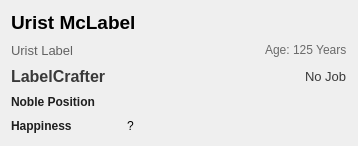
<?xml version="1.0" encoding="UTF-8"?>
<ui version="4.0">
 <class>DwarfDetailsWidget</class>
 <widget class="QWidget" name="DwarfDetailsWidget">
  <property name="geometry">
   <rect>
    <x>0</x>
    <y>0</y>
    <width>358</width>
    <height>146</height>
   </rect>
  </property>
  <property name="windowTitle">
   <string>Form</string>
  </property>
  <layout class="QVBoxLayout" name="vbox_main">
   <item>
    <layout class="QVBoxLayout" name="verticalLayout">
     <item>
      <widget class="QLabel" name="lbl_dwarf_name">
       <property name="font">
        <font>
         <family>Segoe UI</family>
         <pointsize>14</pointsize>
         <weight>75</weight>
         <bold>true</bold>
        </font>
       </property>
       <property name="text">
        <string>Urist McLabel</string>
       </property>
       <property name="wordWrap">
        <bool>true</bool>
       </property>
      </widget>
     </item>
     <item>
      <layout class="QHBoxLayout" name="horizontalLayout">
       <item>
        <widget class="QLabel" name="lbl_translated_name">
         <property name="minimumSize">
          <size>
           <width>245</width>
           <height>0</height>
          </size>
         </property>
         <property name="palette">
          <palette>
           <active>
            <colorrole role="WindowText">
             <brush brushstyle="SolidPattern">
              <color alpha="255">
               <red>98</red>
               <green>98</green>
               <blue>98</blue>
              </color>
             </brush>
            </colorrole>
           </active>
           <inactive>
            <colorrole role="WindowText">
             <brush brushstyle="SolidPattern">
              <color alpha="255">
               <red>98</red>
               <green>98</green>
               <blue>98</blue>
              </color>
             </brush>
            </colorrole>
           </inactive>
           <disabled>
            <colorrole role="WindowText">
             <brush brushstyle="SolidPattern">
              <color alpha="255">
               <red>120</red>
               <green>120</green>
               <blue>120</blue>
              </color>
             </brush>
            </colorrole>
           </disabled>
          </palette>
         </property>
         <property name="font">
          <font>
           <family>Segoe UI</family>
           <pointsize>10</pointsize>
           <weight>50</weight>
           <bold>false</bold>
          </font>
         </property>
         <property name="text">
          <string>Urist Label</string>
         </property>
         <property name="wordWrap">
          <bool>true</bool>
         </property>
         <property name="margin">
          <number>0</number>
         </property>
         <property name="indent">
          <number>0</number>
         </property>
        </widget>
       </item>
       <item>
        <spacer name="horizontalSpacer">
         <property name="orientation">
          <enum>Qt::Horizontal</enum>
         </property>
         <property name="sizeHint" stdset="0">
          <size>
           <width>40</width>
           <height>20</height>
          </size>
         </property>
        </spacer>
       </item>
       <item>
        <widget class="QLabel" name="lbl_age">
         <property name="palette">
          <palette>
           <active>
            <colorrole role="WindowText">
             <brush brushstyle="SolidPattern">
              <color alpha="255">
               <red>106</red>
               <green>106</green>
               <blue>106</blue>
              </color>
             </brush>
            </colorrole>
           </active>
           <inactive>
            <colorrole role="WindowText">
             <brush brushstyle="SolidPattern">
              <color alpha="255">
               <red>106</red>
               <green>106</green>
               <blue>106</blue>
              </color>
             </brush>
            </colorrole>
           </inactive>
           <disabled>
            <colorrole role="WindowText">
             <brush brushstyle="SolidPattern">
              <color alpha="255">
               <red>42</red>
               <green>42</green>
               <blue>42</blue>
              </color>
             </brush>
            </colorrole>
           </disabled>
          </palette>
         </property>
         <property name="text">
          <string>Age: 125 Years</string>
         </property>
        </widget>
       </item>
      </layout>
     </item>
     <item>
      <layout class="QHBoxLayout" name="horizontalLayout_3">
       <item>
        <widget class="QLabel" name="lbl_profession">
         <property name="palette">
          <palette>
           <active>
            <colorrole role="WindowText">
             <brush brushstyle="SolidPattern">
              <color alpha="255">
               <red>57</red>
               <green>57</green>
               <blue>57</blue>
              </color>
             </brush>
            </colorrole>
           </active>
           <inactive>
            <colorrole role="WindowText">
             <brush brushstyle="SolidPattern">
              <color alpha="255">
               <red>57</red>
               <green>57</green>
               <blue>57</blue>
              </color>
             </brush>
            </colorrole>
           </inactive>
           <disabled>
            <colorrole role="WindowText">
             <brush brushstyle="SolidPattern">
              <color alpha="255">
               <red>120</red>
               <green>120</green>
               <blue>120</blue>
              </color>
             </brush>
            </colorrole>
           </disabled>
          </palette>
         </property>
         <property name="font">
          <font>
           <family>Segoe UI</family>
           <pointsize>12</pointsize>
           <weight>75</weight>
           <bold>true</bold>
          </font>
         </property>
         <property name="text">
          <string>LabelCrafter</string>
         </property>
         <property name="wordWrap">
          <bool>false</bool>
         </property>
         <property name="margin">
          <number>0</number>
         </property>
         <property name="indent">
          <number>0</number>
         </property>
        </widget>
       </item>
       <item>
        <spacer name="horizontalSpacer_2">
         <property name="orientation">
          <enum>Qt::Horizontal</enum>
         </property>
         <property name="sizeHint" stdset="0">
          <size>
           <width>10</width>
           <height>20</height>
          </size>
         </property>
        </spacer>
       </item>
       <item>
        <widget class="QLabel" name="lbl_current_job">
         <property name="palette">
          <palette>
           <active>
            <colorrole role="WindowText">
             <brush brushstyle="SolidPattern">
              <color alpha="255">
               <red>57</red>
               <green>57</green>
               <blue>57</blue>
              </color>
             </brush>
            </colorrole>
           </active>
           <inactive>
            <colorrole role="WindowText">
             <brush brushstyle="SolidPattern">
              <color alpha="255">
               <red>57</red>
               <green>57</green>
               <blue>57</blue>
              </color>
             </brush>
            </colorrole>
           </inactive>
           <disabled>
            <colorrole role="WindowText">
             <brush brushstyle="SolidPattern">
              <color alpha="255">
               <red>120</red>
               <green>120</green>
               <blue>120</blue>
              </color>
             </brush>
            </colorrole>
           </disabled>
          </palette>
         </property>
         <property name="font">
          <font>
           <family>Segoe UI</family>
           <pointsize>10</pointsize>
           <weight>50</weight>
           <bold>false</bold>
          </font>
         </property>
         <property name="text">
          <string>No Job</string>
         </property>
         <property name="margin">
          <number>0</number>
         </property>
         <property name="indent">
          <number>0</number>
         </property>
        </widget>
       </item>
      </layout>
     </item>
     <item>
      <layout class="QHBoxLayout" name="horizontalLayout_4">
       <item>
        <widget class="QLabel" name="lbl_noble_position">
         <property name="maximumSize">
          <size>
           <width>110</width>
           <height>16777215</height>
          </size>
         </property>
         <property name="palette">
          <palette>
           <active>
            <colorrole role="WindowText">
             <brush brushstyle="SolidPattern">
              <color alpha="255">
               <red>30</red>
               <green>30</green>
               <blue>30</blue>
              </color>
             </brush>
            </colorrole>
           </active>
           <inactive>
            <colorrole role="WindowText">
             <brush brushstyle="SolidPattern">
              <color alpha="255">
               <red>30</red>
               <green>30</green>
               <blue>30</blue>
              </color>
             </brush>
            </colorrole>
           </inactive>
           <disabled>
            <colorrole role="WindowText">
             <brush brushstyle="SolidPattern">
              <color alpha="255">
               <red>42</red>
               <green>42</green>
               <blue>42</blue>
              </color>
             </brush>
            </colorrole>
           </disabled>
          </palette>
         </property>
         <property name="font">
          <font>
           <weight>75</weight>
           <bold>true</bold>
          </font>
         </property>
         <property name="text">
          <string>Noble Position</string>
         </property>
        </widget>
       </item>
       <item>
        <widget class="QLabel" name="lbl_noble">
         <property name="sizePolicy">
          <sizepolicy hsizetype="Preferred" vsizetype="Minimum">
           <horstretch>0</horstretch>
           <verstretch>0</verstretch>
          </sizepolicy>
         </property>
         <property name="palette">
          <palette>
           <active>
            <colorrole role="WindowText">
             <brush brushstyle="SolidPattern">
              <color alpha="255">
               <red>57</red>
               <green>57</green>
               <blue>57</blue>
              </color>
             </brush>
            </colorrole>
           </active>
           <inactive>
            <colorrole role="WindowText">
             <brush brushstyle="SolidPattern">
              <color alpha="255">
               <red>57</red>
               <green>57</green>
               <blue>57</blue>
              </color>
             </brush>
            </colorrole>
           </inactive>
           <disabled>
            <colorrole role="WindowText">
             <brush brushstyle="SolidPattern">
              <color alpha="255">
               <red>120</red>
               <green>120</green>
               <blue>120</blue>
              </color>
             </brush>
            </colorrole>
           </disabled>
          </palette>
         </property>
         <property name="font">
          <font>
           <family>Segoe UI</family>
           <pointsize>9</pointsize>
           <weight>75</weight>
           <bold>true</bold>
          </font>
         </property>
         <property name="text">
          <string/>
         </property>
         <property name="wordWrap">
          <bool>true</bool>
         </property>
         <property name="margin">
          <number>0</number>
         </property>
         <property name="indent">
          <number>0</number>
         </property>
        </widget>
       </item>
      </layout>
     </item>
     <item>
      <layout class="QHBoxLayout" name="horizontalLayout_2">
       <item>
        <widget class="QLabel" name="label_5">
         <property name="maximumSize">
          <size>
           <width>110</width>
           <height>16777215</height>
          </size>
         </property>
         <property name="palette">
          <palette>
           <active>
            <colorrole role="WindowText">
             <brush brushstyle="SolidPattern">
              <color alpha="255">
               <red>30</red>
               <green>30</green>
               <blue>30</blue>
              </color>
             </brush>
            </colorrole>
           </active>
           <inactive>
            <colorrole role="WindowText">
             <brush brushstyle="SolidPattern">
              <color alpha="255">
               <red>30</red>
               <green>30</green>
               <blue>30</blue>
              </color>
             </brush>
            </colorrole>
           </inactive>
           <disabled>
            <colorrole role="WindowText">
             <brush brushstyle="SolidPattern">
              <color alpha="255">
               <red>42</red>
               <green>42</green>
               <blue>42</blue>
              </color>
             </brush>
            </colorrole>
           </disabled>
          </palette>
         </property>
         <property name="font">
          <font>
           <weight>75</weight>
           <bold>true</bold>
          </font>
         </property>
         <property name="text">
          <string>Happiness</string>
         </property>
        </widget>
       </item>
       <item>
        <widget class="QLabel" name="lbl_happiness">
         <property name="font">
          <font>
           <family>Segoe UI</family>
           <pointsize>9</pointsize>
          </font>
         </property>
         <property name="text">
          <string>?</string>
         </property>
        </widget>
       </item>
      </layout>
     </item>
    </layout>
   </item>
  </layout>
 </widget>
 <resources/>
 <connections/>
</ui>
